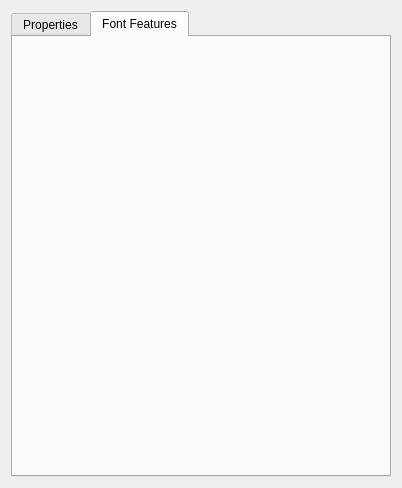
<?xml version="1.0" encoding="UTF-8"?>
<ui version="4.0">
 <class>SMCStyleWidget</class>
 <widget class="QWidget" name="SMCStyleWidget">
  <property name="geometry">
   <rect>
    <x>0</x>
    <y>0</y>
    <width>402</width>
    <height>488</height>
   </rect>
  </property>
  <property name="sizePolicy">
   <sizepolicy hsizetype="Preferred" vsizetype="Preferred">
    <horstretch>0</horstretch>
    <verstretch>0</verstretch>
   </sizepolicy>
  </property>
  <layout class="QVBoxLayout" name="verticalLayout_3">
   <item>
    <widget class="QTabWidget" name="tabwidget">
     <property name="sizePolicy">
      <sizepolicy hsizetype="Preferred" vsizetype="Preferred">
       <horstretch>0</horstretch>
       <verstretch>0</verstretch>
      </sizepolicy>
     </property>
     <property name="currentIndex">
      <number>1</number>
     </property>
     <widget class="QWidget" name="tabProperties">
      <property name="sizePolicy">
       <sizepolicy hsizetype="Preferred" vsizetype="Preferred">
        <horstretch>0</horstretch>
        <verstretch>0</verstretch>
       </sizepolicy>
      </property>
      <attribute name="title">
       <string>Properties</string>
      </attribute>
      <layout class="QVBoxLayout" name="verticalLayout_6">
       <item>
        <widget class="QScrollArea" name="scrollArea">
         <property name="sizePolicy">
          <sizepolicy hsizetype="Preferred" vsizetype="Preferred">
           <horstretch>0</horstretch>
           <verstretch>0</verstretch>
          </sizepolicy>
         </property>
         <property name="frameShape">
          <enum>QFrame::StyledPanel</enum>
         </property>
         <property name="horizontalScrollBarPolicy">
          <enum>Qt::ScrollBarAlwaysOff</enum>
         </property>
         <property name="widgetResizable">
          <bool>true</bool>
         </property>
         <widget class="QWidget" name="scrollAreaWidgetContents">
          <property name="geometry">
           <rect>
            <x>0</x>
            <y>0</y>
            <width>349</width>
            <height>638</height>
           </rect>
          </property>
          <layout class="QVBoxLayout" name="verticalLayout_8">
           <item>
            <layout class="QHBoxLayout" name="_3">
             <item>
              <widget class="QLabel" name="parentLabel">
               <property name="text">
                <string>Based On:</string>
               </property>
               <property name="wordWrap">
                <bool>false</bool>
               </property>
               <property name="buddy">
                <cstring>parentCombo</cstring>
               </property>
              </widget>
             </item>
             <item>
              <widget class="QComboBox" name="parentCombo">
               <property name="sizePolicy">
                <sizepolicy hsizetype="Minimum" vsizetype="Fixed">
                 <horstretch>5</horstretch>
                 <verstretch>0</verstretch>
                </sizepolicy>
               </property>
               <property name="toolTip">
                <string>Parent Style</string>
               </property>
              </widget>
             </item>
            </layout>
           </item>
           <item>
            <widget class="QGroupBox" name="basicGroup">
             <property name="title">
              <string>Basic Formatting</string>
             </property>
             <layout class="QVBoxLayout" name="_4">
              <property name="spacing">
               <number>3</number>
              </property>
              <property name="leftMargin">
               <number>5</number>
              </property>
              <property name="topMargin">
               <number>5</number>
              </property>
              <property name="rightMargin">
               <number>5</number>
              </property>
              <property name="bottomMargin">
               <number>5</number>
              </property>
              <item>
               <widget class="SMFontComboH" name="fontFace_" native="true">
                <property name="sizePolicy">
                 <sizepolicy hsizetype="Preferred" vsizetype="Preferred">
                  <horstretch>0</horstretch>
                  <verstretch>0</verstretch>
                 </sizepolicy>
                </property>
                <property name="minimumSize">
                 <size>
                  <width>0</width>
                  <height>62</height>
                 </size>
                </property>
               </widget>
              </item>
              <item>
               <layout class="QHBoxLayout" name="_5">
                <item>
                 <widget class="QLabel" name="fontSizeLabel_">
                  <property name="minimumSize">
                   <size>
                    <width>22</width>
                    <height>22</height>
                   </size>
                  </property>
                  <property name="text">
                   <string/>
                  </property>
                  <property name="buddy">
                   <cstring>fontSize_</cstring>
                  </property>
                 </widget>
                </item>
                <item>
                 <widget class="SMScrSpinBox" name="fontSize_">
                  <property name="toolTip">
                   <string>Font Size</string>
                  </property>
                  <property name="minimum">
                   <number>1</number>
                  </property>
                  <property name="maximum">
                   <number>2048</number>
                  </property>
                 </widget>
                </item>
                <item>
                 <widget class="QLabel" name="trackingLabel_">
                  <property name="minimumSize">
                   <size>
                    <width>22</width>
                    <height>22</height>
                   </size>
                  </property>
                  <property name="text">
                   <string/>
                  </property>
                  <property name="buddy">
                   <cstring>tracking_</cstring>
                  </property>
                 </widget>
                </item>
                <item>
                 <widget class="SMScrSpinBox" name="tracking_">
                  <property name="toolTip">
                   <string>Tracking</string>
                  </property>
                  <property name="suffix">
                   <string> %</string>
                  </property>
                  <property name="minimum">
                   <number>-300</number>
                  </property>
                  <property name="maximum">
                   <number>300</number>
                  </property>
                 </widget>
                </item>
                <item>
                 <widget class="QLabel" name="widthSpaceLabel">
                  <property name="minimumSize">
                   <size>
                    <width>22</width>
                    <height>22</height>
                   </size>
                  </property>
                  <property name="textInteractionFlags">
                   <set>Qt::NoTextInteraction</set>
                  </property>
                  <property name="buddy">
                   <cstring>widthSpaceSpin</cstring>
                  </property>
                 </widget>
                </item>
                <item>
                 <widget class="SMScrSpinBox" name="widthSpaceSpin">
                  <property name="toolTip">
                   <string>Default width for space</string>
                  </property>
                  <property name="suffix">
                   <string> %</string>
                  </property>
                  <property name="minimum">
                   <number>1</number>
                  </property>
                  <property name="maximum">
                   <number>199</number>
                  </property>
                  <property name="value">
                   <number>100</number>
                  </property>
                 </widget>
                </item>
                <item>
                 <spacer>
                  <property name="orientation">
                   <enum>Qt::Horizontal</enum>
                  </property>
                  <property name="sizeHint" stdset="0">
                   <size>
                    <width>40</width>
                    <height>20</height>
                   </size>
                  </property>
                 </spacer>
                </item>
               </layout>
              </item>
              <item>
               <layout class="QHBoxLayout" name="_6">
                <item>
                 <widget class="SMStyleSelect" name="effects_" native="true">
                  <property name="sizePolicy">
                   <sizepolicy hsizetype="Minimum" vsizetype="Fixed">
                    <horstretch>0</horstretch>
                    <verstretch>0</verstretch>
                   </sizepolicy>
                  </property>
                  <property name="minimumSize">
                   <size>
                    <width>30</width>
                    <height>0</height>
                   </size>
                  </property>
                 </widget>
                </item>
                <item>
                 <spacer>
                  <property name="orientation">
                   <enum>Qt::Horizontal</enum>
                  </property>
                  <property name="sizeType">
                   <enum>QSizePolicy::Expanding</enum>
                  </property>
                  <property name="sizeHint" stdset="0">
                   <size>
                    <width>20</width>
                    <height>40</height>
                   </size>
                  </property>
                 </spacer>
                </item>
               </layout>
              </item>
              <item>
               <spacer>
                <property name="orientation">
                 <enum>Qt::Vertical</enum>
                </property>
                <property name="sizeType">
                 <enum>QSizePolicy::MinimumExpanding</enum>
                </property>
                <property name="sizeHint" stdset="0">
                 <size>
                  <width>300</width>
                  <height>0</height>
                 </size>
                </property>
               </spacer>
              </item>
             </layout>
            </widget>
           </item>
           <item>
            <widget class="QGroupBox" name="advGroup">
             <property name="title">
              <string>Advanced Formatting</string>
             </property>
             <layout class="QVBoxLayout" name="_7">
              <property name="spacing">
               <number>3</number>
              </property>
              <property name="leftMargin">
               <number>5</number>
              </property>
              <property name="topMargin">
               <number>5</number>
              </property>
              <property name="rightMargin">
               <number>5</number>
              </property>
              <property name="bottomMargin">
               <number>5</number>
              </property>
              <item>
               <layout class="QHBoxLayout" name="_8">
                <item>
                 <widget class="QLabel" name="hscaleLabel_">
                  <property name="minimumSize">
                   <size>
                    <width>20</width>
                    <height>0</height>
                   </size>
                  </property>
                  <property name="maximumSize">
                   <size>
                    <width>22</width>
                    <height>22</height>
                   </size>
                  </property>
                  <property name="text">
                   <string/>
                  </property>
                  <property name="buddy">
                   <cstring>fontHScale_</cstring>
                  </property>
                 </widget>
                </item>
                <item>
                 <widget class="SMScrSpinBox" name="fontHScale_">
                  <property name="toolTip">
                   <string>Horizontal Scaling</string>
                  </property>
                  <property name="suffix">
                   <string> %</string>
                  </property>
                  <property name="minimum">
                   <number>10</number>
                  </property>
                  <property name="maximum">
                   <number>400</number>
                  </property>
                 </widget>
                </item>
                <item>
                 <widget class="QLabel" name="vscaleLabel_">
                  <property name="minimumSize">
                   <size>
                    <width>20</width>
                    <height>0</height>
                   </size>
                  </property>
                  <property name="maximumSize">
                   <size>
                    <width>22</width>
                    <height>22</height>
                   </size>
                  </property>
                  <property name="text">
                   <string/>
                  </property>
                  <property name="buddy">
                   <cstring>fontVScale_</cstring>
                  </property>
                 </widget>
                </item>
                <item>
                 <widget class="SMScrSpinBox" name="fontVScale_">
                  <property name="toolTip">
                   <string>Vertical Scaling</string>
                  </property>
                  <property name="suffix">
                   <string> %</string>
                  </property>
                  <property name="minimum">
                   <number>10</number>
                  </property>
                  <property name="maximum">
                   <number>400</number>
                  </property>
                 </widget>
                </item>
                <item>
                 <widget class="QLabel" name="baselineOffsetLabel_">
                  <property name="minimumSize">
                   <size>
                    <width>10</width>
                    <height>0</height>
                   </size>
                  </property>
                  <property name="maximumSize">
                   <size>
                    <width>22</width>
                    <height>22</height>
                   </size>
                  </property>
                  <property name="text">
                   <string/>
                  </property>
                  <property name="buddy">
                   <cstring>baselineOffset_</cstring>
                  </property>
                 </widget>
                </item>
                <item>
                 <widget class="SMScrSpinBox" name="baselineOffset_">
                  <property name="toolTip">
                   <string>Baseline Offset</string>
                  </property>
                  <property name="suffix">
                   <string> %</string>
                  </property>
                  <property name="minimum">
                   <number>-100</number>
                  </property>
                  <property name="maximum">
                   <number>100</number>
                  </property>
                 </widget>
                </item>
                <item>
                 <spacer>
                  <property name="orientation">
                   <enum>Qt::Horizontal</enum>
                  </property>
                  <property name="sizeHint" stdset="0">
                   <size>
                    <width>40</width>
                    <height>20</height>
                   </size>
                  </property>
                 </spacer>
                </item>
               </layout>
              </item>
              <item>
               <layout class="QHBoxLayout" name="_9">
                <item>
                 <widget class="QLabel" name="languageLabel_">
                  <property name="text">
                   <string>Language:</string>
                  </property>
                  <property name="buddy">
                   <cstring>language_</cstring>
                  </property>
                 </widget>
                </item>
                <item>
                 <widget class="SMScComboBox" name="language_">
                  <property name="toolTip">
                   <string>Language</string>
                  </property>
                  <property name="editable">
                   <bool>true</bool>
                  </property>
                 </widget>
                </item>
                <item>
                 <spacer>
                  <property name="orientation">
                   <enum>Qt::Horizontal</enum>
                  </property>
                  <property name="sizeHint" stdset="0">
                   <size>
                    <width>40</width>
                    <height>20</height>
                   </size>
                  </property>
                 </spacer>
                </item>
               </layout>
              </item>
              <item>
               <widget class="QGroupBox" name="hyphenGroup">
                <property name="title">
                 <string>Hyphenation</string>
                </property>
                <layout class="QVBoxLayout" name="verticalLayout_4">
                 <item>
                  <layout class="QHBoxLayout" name="horizontalLayout_3">
                   <item>
                    <widget class="QLabel" name="label_4">
                     <property name="text">
                      <string>Hyphenation Character:</string>
                     </property>
                    </widget>
                   </item>
                   <item>
                    <widget class="SMLineEdit" name="hyphenCharLineEdit"/>
                   </item>
                   <item>
                    <spacer name="horizontalSpacer_2">
                     <property name="orientation">
                      <enum>Qt::Horizontal</enum>
                     </property>
                     <property name="sizeHint" stdset="0">
                      <size>
                       <width>40</width>
                       <height>20</height>
                      </size>
                     </property>
                    </spacer>
                   </item>
                  </layout>
                 </item>
                 <item>
                  <layout class="QHBoxLayout" name="horizontalLayout">
                   <item>
                    <widget class="QLabel" name="smallestWordLabel">
                     <property name="text">
                      <string>Smallest Word:</string>
                     </property>
                    </widget>
                   </item>
                   <item>
                    <widget class="SMSpinBox" name="smallestWordSpinBox">
                     <property name="minimum">
                      <number>3</number>
                     </property>
                    </widget>
                   </item>
                   <item>
                    <widget class="QLabel" name="smallestWordLabel2">
                     <property name="text">
                      <string>Characters</string>
                     </property>
                    </widget>
                   </item>
                   <item>
                    <spacer name="horizontalSpacer">
                     <property name="orientation">
                      <enum>Qt::Horizontal</enum>
                     </property>
                     <property name="sizeHint" stdset="0">
                      <size>
                       <width>40</width>
                       <height>20</height>
                      </size>
                     </property>
                    </spacer>
                   </item>
                  </layout>
                 </item>
                </layout>
               </widget>
              </item>
              <item>
               <spacer>
                <property name="orientation">
                 <enum>Qt::Vertical</enum>
                </property>
                <property name="sizeType">
                 <enum>QSizePolicy::MinimumExpanding</enum>
                </property>
                <property name="sizeHint" stdset="0">
                 <size>
                  <width>300</width>
                  <height>0</height>
                 </size>
                </property>
               </spacer>
              </item>
             </layout>
            </widget>
           </item>
           <item>
            <widget class="QGroupBox" name="smColorGroup">
             <property name="title">
              <string>Colors</string>
             </property>
             <layout class="QVBoxLayout" name="verticalLayout">
              <property name="spacing">
               <number>3</number>
              </property>
              <property name="leftMargin">
               <number>5</number>
              </property>
              <property name="topMargin">
               <number>5</number>
              </property>
              <property name="rightMargin">
               <number>5</number>
              </property>
              <property name="bottomMargin">
               <number>5</number>
              </property>
              <item>
               <layout class="QHBoxLayout" name="_2">
                <item>
                 <widget class="QLabel" name="FillIcon">
                  <property name="minimumSize">
                   <size>
                    <width>20</width>
                    <height>0</height>
                   </size>
                  </property>
                  <property name="maximumSize">
                   <size>
                    <width>22</width>
                    <height>22</height>
                   </size>
                  </property>
                  <property name="text">
                   <string/>
                  </property>
                  <property name="buddy">
                   <cstring>fillColor_</cstring>
                  </property>
                 </widget>
                </item>
                <item>
                 <widget class="SMColorCombo" name="fillColor_">
                  <property name="toolTip">
                   <string>Fill Color</string>
                  </property>
                 </widget>
                </item>
                <item>
                 <widget class="QLabel" name="fillShadeLabel">
                  <property name="minimumSize">
                   <size>
                    <width>20</width>
                    <height>0</height>
                   </size>
                  </property>
                  <property name="maximumSize">
                   <size>
                    <width>22</width>
                    <height>22</height>
                   </size>
                  </property>
                  <property name="text">
                   <string/>
                  </property>
                  <property name="buddy">
                   <cstring>fillShade_</cstring>
                  </property>
                 </widget>
                </item>
                <item>
                 <widget class="SMShadeButton" name="fillShade_">
                  <property name="toolTip">
                   <string>Fill Shade</string>
                  </property>
                  <property name="text">
                   <string/>
                  </property>
                 </widget>
                </item>
                <item>
                 <spacer>
                  <property name="orientation">
                   <enum>Qt::Horizontal</enum>
                  </property>
                  <property name="sizeHint" stdset="0">
                   <size>
                    <width>40</width>
                    <height>20</height>
                   </size>
                  </property>
                 </spacer>
                </item>
               </layout>
              </item>
              <item>
               <layout class="QHBoxLayout" name="_10">
                <item>
                 <widget class="QLabel" name="StrokeIcon">
                  <property name="minimumSize">
                   <size>
                    <width>20</width>
                    <height>0</height>
                   </size>
                  </property>
                  <property name="maximumSize">
                   <size>
                    <width>22</width>
                    <height>22</height>
                   </size>
                  </property>
                  <property name="text">
                   <string/>
                  </property>
                  <property name="buddy">
                   <cstring>strokeColor_</cstring>
                  </property>
                 </widget>
                </item>
                <item>
                 <widget class="SMColorCombo" name="strokeColor_">
                  <property name="toolTip">
                   <string>Stroke Color</string>
                  </property>
                 </widget>
                </item>
                <item>
                 <widget class="QLabel" name="strokeShadeLabel">
                  <property name="minimumSize">
                   <size>
                    <width>20</width>
                    <height>0</height>
                   </size>
                  </property>
                  <property name="maximumSize">
                   <size>
                    <width>22</width>
                    <height>22</height>
                   </size>
                  </property>
                  <property name="text">
                   <string/>
                  </property>
                  <property name="buddy">
                   <cstring>strokeShade_</cstring>
                  </property>
                 </widget>
                </item>
                <item>
                 <widget class="SMShadeButton" name="strokeShade_">
                  <property name="toolTip">
                   <string>Stroke Shade</string>
                  </property>
                  <property name="text">
                   <string/>
                  </property>
                 </widget>
                </item>
                <item>
                 <spacer>
                  <property name="orientation">
                   <enum>Qt::Horizontal</enum>
                  </property>
                  <property name="sizeHint" stdset="0">
                   <size>
                    <width>40</width>
                    <height>20</height>
                   </size>
                  </property>
                 </spacer>
                </item>
               </layout>
              </item>
              <item>
               <layout class="QHBoxLayout" name="_11">
                <item>
                 <widget class="QLabel" name="backIcon">
                  <property name="minimumSize">
                   <size>
                    <width>20</width>
                    <height>0</height>
                   </size>
                  </property>
                  <property name="maximumSize">
                   <size>
                    <width>22</width>
                    <height>22</height>
                   </size>
                  </property>
                  <property name="text">
                   <string/>
                  </property>
                  <property name="buddy">
                   <cstring>fillColor_</cstring>
                  </property>
                 </widget>
                </item>
                <item>
                 <widget class="SMColorCombo" name="backColor_">
                  <property name="toolTip">
                   <string>Background Color</string>
                  </property>
                 </widget>
                </item>
                <item>
                 <widget class="QLabel" name="backShadeLabel">
                  <property name="minimumSize">
                   <size>
                    <width>20</width>
                    <height>0</height>
                   </size>
                  </property>
                  <property name="maximumSize">
                   <size>
                    <width>22</width>
                    <height>22</height>
                   </size>
                  </property>
                  <property name="text">
                   <string/>
                  </property>
                  <property name="buddy">
                   <cstring>fillShade_</cstring>
                  </property>
                 </widget>
                </item>
                <item>
                 <widget class="SMShadeButton" name="backShade_">
                  <property name="toolTip">
                   <string>Background Shade</string>
                  </property>
                  <property name="text">
                   <string/>
                  </property>
                 </widget>
                </item>
                <item>
                 <spacer>
                  <property name="orientation">
                   <enum>Qt::Horizontal</enum>
                  </property>
                  <property name="sizeHint" stdset="0">
                   <size>
                    <width>40</width>
                    <height>20</height>
                   </size>
                  </property>
                 </spacer>
                </item>
               </layout>
              </item>
             </layout>
            </widget>
           </item>
          </layout>
         </widget>
        </widget>
       </item>
      </layout>
     </widget>
     <widget class="QWidget" name="tabFontFeatures">
      <property name="sizePolicy">
       <sizepolicy hsizetype="Preferred" vsizetype="Preferred">
        <horstretch>0</horstretch>
        <verstretch>0</verstretch>
       </sizepolicy>
      </property>
      <attribute name="title">
       <string>Font Features</string>
      </attribute>
      <layout class="QVBoxLayout" name="verticalLayout_5">
       <item>
        <layout class="QVBoxLayout" name="verticalLayout_7">
         <item>
          <widget class="SMFontFeatures" name="fontfeaturesSetting" native="true">
           <property name="sizePolicy">
            <sizepolicy hsizetype="Preferred" vsizetype="Preferred">
             <horstretch>0</horstretch>
             <verstretch>0</verstretch>
            </sizepolicy>
           </property>
          </widget>
         </item>
        </layout>
       </item>
      </layout>
     </widget>
    </widget>
   </item>
  </layout>
 </widget>
 <layoutdefault spacing="6" margin="11"/>
 <customwidgets>
  <customwidget>
   <class>SMScComboBox</class>
   <extends>QComboBox</extends>
   <header>ui/smsccombobox.h</header>
  </customwidget>
  <customwidget>
   <class>SMScrSpinBox</class>
   <extends>QSpinBox</extends>
   <header>ui/smscrspinbox.h</header>
  </customwidget>
  <customwidget>
   <class>SMColorCombo</class>
   <extends>QComboBox</extends>
   <header>ui/smcolorcombo.h</header>
  </customwidget>
  <customwidget>
   <class>SMShadeButton</class>
   <extends>QPushButton</extends>
   <header>ui/smshadebutton.h</header>
  </customwidget>
  <customwidget>
   <class>SMSpinBox</class>
   <extends>QSpinBox</extends>
   <header>ui/smspinbox.h</header>
  </customwidget>
  <customwidget>
   <class>SMFontComboH</class>
   <extends>QWidget</extends>
   <header>ui/smfontcomboh.h</header>
   <container>1</container>
  </customwidget>
  <customwidget>
   <class>SMStyleSelect</class>
   <extends>QWidget</extends>
   <header>ui/smstyleselect.h</header>
   <container>1</container>
  </customwidget>
  <customwidget>
   <class>SMFontFeatures</class>
   <extends>QWidget</extends>
   <header>ui/smfontfeatures.h</header>
   <container>1</container>
  </customwidget>
  <customwidget>
   <class>SMLineEdit</class>
   <extends>QLineEdit</extends>
   <header>ui/smlineedit.h</header>
  </customwidget>
 </customwidgets>
 <resources/>
 <connections/>
</ui>
